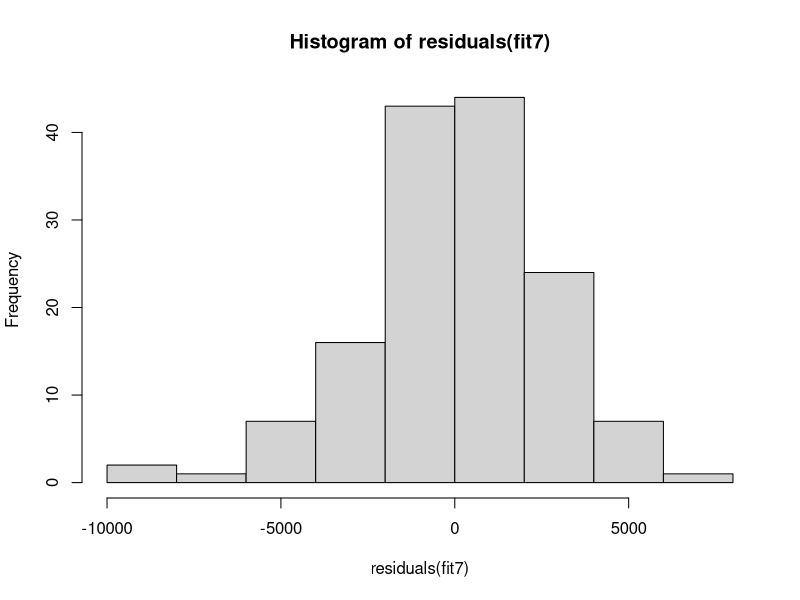
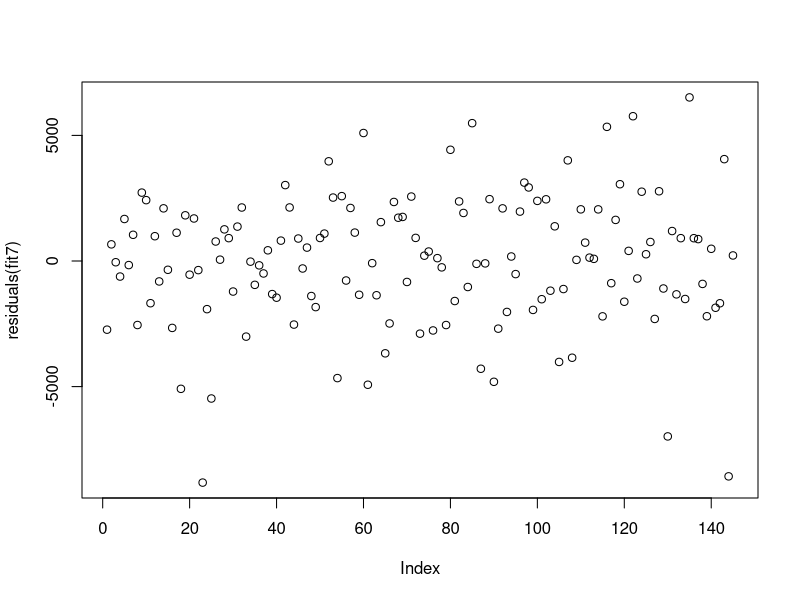
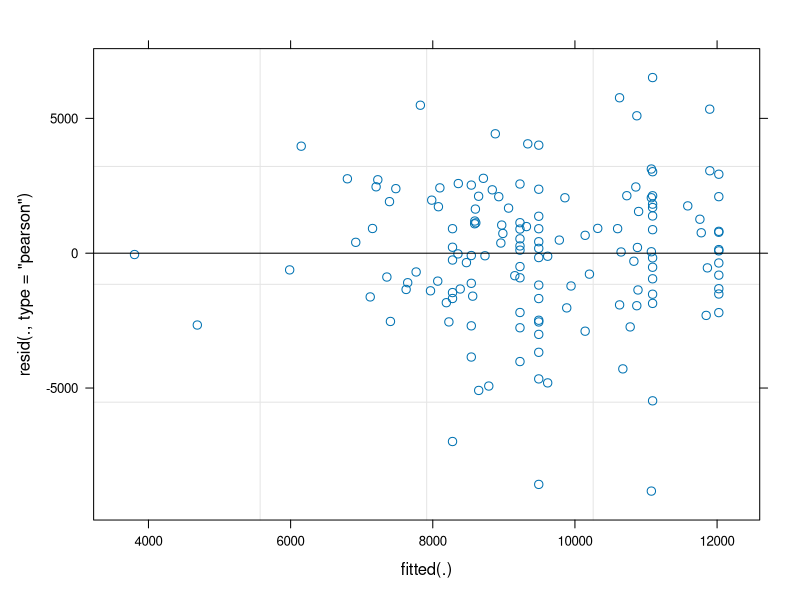

Write R code to recreate these figures, in order.
## ---- chunk 1
library(ggplot2)
library(dplyr)
library(lmerTest)
library(car)
library("glmmTMB")


#read in data
rm(list=ls())
dat<-read.csv("DataSynthesis.csv")

#Assign family column
prefamily<-gsub("*.\\|","",dat$Tag)
dat$Family<-gsub("\\-.*","",prefamily)

#remove those with fertilizer treatment, and extra genotypes that are only in the alone treatment. 
dat<-dat[!grepl("i",dat$Sample,fixed=T),]


#Function to weigh pathogen damage by leaf area. 
Weigh<-function(x){
  x/(dat$GM_Leaf_Len*dat$GM_Leaf_Wid)
}
#Function to standardize variables. 
Standardize<-function(x){
  standard<-(x-mean(x,na.rm=T))/sd(x,na.rm=T)
}

#Weighing pathogen damage
dat$BlackPathDamW<-Weigh(dat$BlackPathDam)
dat$ThripsDamW<-Weigh(dat$ThripsDam)

#Standardizing pathogen damage (not white pathogen damage, that is logistic)
dat$ThripsDamW<-Standardize(dat$ThripsDamW)
dat$BlackPathDamW<-Standardize(dat$BlackPathDamW)

#Logging pathogen damage data, fern data, and secondary compound and chlorophyll data as they are all skewed. 
dat$BlackPathDamW<-log(dat$BlackPathDamW+abs(min(dat$BlackPathDamW,na.rm=T)+1))
dat$ThripsDamW<-log(dat$ThripsDamW+abs(min(dat$ThripsDamW,na.rm=T)+1))

dat$Fern<-log(dat$Fern+1)
dat$gluc_Conc<-log(dat$gluc_Conc)
dat$flav_Conc<-log(dat$flav_Conc)
dat$ChlorA<-log(dat$ChlorA)

#Creating leaf area vector 
dat$GM_Leaf_Area<-dat$GM_Leaf_Len*dat$GM_Leaf_Wid



#Average Duplicates. 
dat2<-dat %>% select(-X) %>% group_by(Tag) %>%  summarize(gh_col=first(gh_col),gh_bench=first(gh_bench),treatment=first(treatment),GA3=first(GA3),Family=first(Family),Maple_StemHeight_End=mean(Maple_StemHeight_End),Maple_LeafNum_End=mean(Maple_LeafNum_End),maple_leaf_length_0=mean(maple_leaf_length_0),maple_leaves_0=mean(maple_leaves_0),Maple_TotalLeafArea_End=mean(Maple_TotalLeafArea_End),MapleDamage=mean(Maple_Damage_End),Fern=first(Fern),gluc_Conc=mean(gluc_Conc),flav_Conc=mean(flav_Conc),maple_height_0=mean(maple_height_0),ChlorA=mean(ChlorA), GM_TotalLeaf_Area=first(GM_TotalLeaf_Area),ThripsDam=mean(ThripsDam),BlackPathDam=mean(BlackPathDam),WhiteFungDam=mean(WhiteFungDam),BlackPathDamW=mean(BlackPathDamW),ThripsDamW=mean(ThripsDamW),GM_Leaf_Area=mean(GM_Leaf_Area))


#Converting white fungal damage to logistic. 
dat2$WhiteFungLogis<-NA
dat2$WhiteFungLogis[dat2$WhiteFungDam>0]<-"Yes"
dat2$WhiteFungLogis[dat2$WhiteFungDam==0]<-"No"


dat2<-dat2[!grepl("maple",dat2$Tag,fixed = T),]

length(unique(dat2$Family))

## ---- chunk 2
dat2<-dat2[dat2$treatment=="a",]
#Weighted pathogen damage data are no on too small of a scale. These will be standardized. 


#Modelling random effects 
fit<-lmer(GM_TotalLeaf_Area~Fern+ThripsDamW*BlackPathDamW*WhiteFungLogis+(1|Family)+(1|gh_bench/gh_col),data=dat2)

fit2<-lmer(GM_TotalLeaf_Area~Fern+ThripsDamW*BlackPathDamW*WhiteFungLogis+(1|Family)+(1|gh_bench),data=dat2)

fit3<-lmer(GM_TotalLeaf_Area~Fern+ThripsDamW*BlackPathDamW*WhiteFungLogis+(1|gh_bench/gh_col),data=dat2)

fit4<-lmer(GM_TotalLeaf_Area~Fern+ThripsDamW*BlackPathDamW*WhiteFungLogis+(1|Family),data=dat2)

fit5<-lmer(GM_TotalLeaf_Area~Fern+ThripsDamW*BlackPathDamW*WhiteFungLogis+(1|gh_bench),data=dat2)

#Is collumn important?
anova(fit,fit2) #no it is not.

#Is family important? 
anova(fit,fit5) #nNot at all. 

#Is gh_bench important? 
anova(fit2,fit4) #yes it is



#Modeling fixed effects: 

fit<-lmer(GM_TotalLeaf_Area~Fern+ThripsDamW*BlackPathDamW*WhiteFungLogis+(1|gh_bench),data=dat2)

fit2<-update(fit,~.-ThripsDamW:BlackPathDamW:WhiteFungLogis)
anova(fit,fit2) #Not a significant three way interaction.

fit3<-update(fit2,~.-BlackPathDamW:WhiteFungLogis)
anova(fit3,fit2) #There is not a significant two way interaction, 

fit4<-update(fit3,~.-BlackPathDamW:ThripsDamW)
anova(fit4,fit3)
#There is not a significant interaction between black path dam and thrips dam. 

fit5<-update(fit4,~.-WhiteFungLogis:ThripsDamW)
anova(fit5,fit4) #There is not a significant whitefung dam and thrips dam interaction. 

summary(fit5)#Fern is not significant
fit6<-lmer(GM_TotalLeaf_Area~ThripsDamW+BlackPathDamW+WhiteFungLogis+(1|gh_bench),data=dat2)
summary(fit6)#thrips damage is not significant. 

fit7<-lmer(GM_TotalLeaf_Area~BlackPathDamW+WhiteFungLogis+(1|gh_bench),data=dat2)
summary(fit7)#White fungal damage and black pathogen damage are significant. 



#These coeficients make much more sense, all in the negatives. Weighing was the appropriate thing to do. This should be done in models that predict pathogen response to glucosinolates and flavonoids. - Chlorophyll concentration should be used in those models as well. 
summary(fit7)
hist(residuals(fit7))
plot(residuals(fit7))
plot(fit7)
## ---- chunk 3
#Must control for leaf size here. ...
dat2
fit8<-lmer(GM_TotalLeaf_Area~log(BlackPathDam+1)+Standardize(GM_Leaf_Area)+WhiteFungLogis+gluc_Conc+(1|gh_bench),data=dat2)
summary(fit8)
#only black pathogen damage predicts performance in the alone treatment. #No it is not, although... there is a negative slope....

fit8<-lmer(GM_TotalLeaf_Area~log(BlackPathDam+1)+WhiteFungLogis+Standardize(GM_Leaf_Area)+flav_Conc+(1|gh_bench),data=dat2)
summary(fit8) #no although this is now negative as well. This is interesting as it is the opposite of what was observed in the maple treatment. 


## ---- chunk 4
#read in data
rm(list=ls())
dat<-read.csv("DataSynthesis.csv")


#Assign family column
prefamily<-gsub("*.\\|","",dat$Tag)
dat$Family<-gsub("\\-.*","",prefamily)

#remove those with fertilizer treatment only
dat<-dat[!grepl("SMITH1-3-80|MSMID1-2-0|KVEDG1-8-60",dat$Tag),]


#Function to weigh pathogen damage by leaf area. 
Weigh<-function(x){
  x/(dat$GM_Leaf_Len*dat$GM_Leaf_Wid)
}
#Function to standardize variables. 
Standardize<-function(x){
  standard<-(x-mean(x,na.rm=T))/sd(x,na.rm=T)
}

#Weighing pathogen damage
dat$BlackPathDamW<-Weigh(dat$BlackPathDam)
dat$ThripsDamW<-Weigh(dat$ThripsDam)

#Standardizing pathogen damage (not white pathogen damage, that is logistic)
dat$ThripsDamW<-Standardize(dat$ThripsDamW)
dat$BlackPathDamW<-Standardize(dat$BlackPathDamW)

#Logging Data
dat$BlackPathDamW<-log(dat$BlackPathDamW+abs(min(dat$BlackPathDamW,na.rm=T)+1))
dat$ThripsDamW<-log(dat$ThripsDamW+abs(min(dat$ThripsDamW,na.rm=T)+1))

dat$Fern<-log(dat$Fern+1)
dat$gluc_Conc<-log(dat$gluc_Conc)
dat$flav_Conc<-log(dat$flav_Conc)
dat$ChlorA<-log(dat$ChlorA)

#Generating leaf area
dat$GM_Leaf_Area<-dat$GM_Leaf_Len*dat$GM_Leaf_Wid

#Average Duplicates. 
dat2<-dat %>% select(-X) %>% group_by(Tag) %>%  summarize(gh_col=first(gh_col),gh_bench=first(gh_bench),treatment=first(treatment),GA3=first(GA3),Family=first(Family),Maple_StemHeight_End=mean(Maple_StemHeight_End),Maple_LeafNum_End=mean(Maple_LeafNum_End),maple_leaf_length_0=mean(maple_leaf_length_0),maple_leaves_0=mean(maple_leaves_0),Maple_TotalLeafArea_End=mean(Maple_TotalLeafArea_End),MapleDamage=mean(Maple_Damage_End),Fern=first(Fern),gluc_Conc=mean(gluc_Conc),flav_Conc=mean(flav_Conc),maple_height_0=mean(maple_height_0),ChlorA=mean(ChlorA), GM_TotalLeaf_Area=first(GM_TotalLeaf_Area),ThripsDam=mean(ThripsDam),BlackPathDam=mean(BlackPathDam),WhiteFungDam=mean(WhiteFungDam),BlackPathDamW=mean(BlackPathDamW),ThripsDamW=mean(ThripsDamW),GM_Leaf_Area=mean(GM_Leaf_Area))


#Converting white fungal damage to logistic. 
dat2$WhiteFungLogis<-NA
dat2$WhiteFungLogis[dat2$WhiteFungDam>0]<-"Yes"
dat2$WhiteFungLogis[dat2$WhiteFungDam==0]<-"No"
## ---- chunk 5
dat2<-dat2[dat2$treatment=="a",]


#Modelling random effects 
fit<-lmer(GM_TotalLeaf_Area~Fern+ThripsDamW*BlackPathDamW*WhiteFungLogis+(1|Family)+(1|gh_bench/gh_col),data=dat2)

fit2<-lmer(GM_TotalLeaf_Area~Fern+ThripsDamW*BlackPathDamW*WhiteFungLogis+(1|Family)+(1|gh_bench),data=dat2)

fit3<-lmer(GM_TotalLeaf_Area~Fern+ThripsDamW*BlackPathDamW*WhiteFungLogis+(1|gh_bench/gh_col),data=dat2)

fit4<-lmer(GM_TotalLeaf_Area~Fern+ThripsDamW*BlackPathDamW*WhiteFungLogis+(1|Family),data=dat2)


#Is collumn important?
anova(fit,fit2) #no it is not.

#Is family important? 
anova(fit,fit3) #almost, but no it is not

#Is gh_bench important? 
anova(fit2,fit4) #yes it is



#Modeling fixed effects: 

fit<-lmer(GM_TotalLeaf_Area~Fern+ThripsDamW*BlackPathDamW*WhiteFungDam+(1|gh_bench),data=dat2)

fit2<-update(fit,~.-ThripsDamW:BlackPathDamW:WhiteFungDam)
anova(fit,fit2) #Not a significant three way interaction.

fit3<-update(fit2,~.-BlackPathDamW:WhiteFungDam)
anova(fit3,fit2) #There is not a significant two way interaction, 

fit4<-update(fit3,~.-BlackPathDamW:ThripsDamW)
anova(fit4,fit3)
#There is not a significant interaction between black path dam and thrips dam. 

fit5<-update(fit4,~.-WhiteFungDam:ThripsDamW)
anova(fit5,fit4) #There is not a significant whitefung dam and thrips dam interaction. 

summary(fit5)#White Fung Dam is not significant.

fit6<-lmer(GM_TotalLeaf_Area~ThripsDamW+BlackPathDamW+Fern+(1|gh_bench),data=dat2)
summary(fit6)
